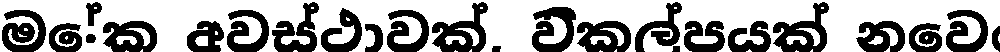
#> input picture 6sem/results/input/sentence.png, 1000 x 52 px
$ python main.py
#> lines starting #> are read from the running program, lines starting #| are printed output that depends on the picture; after the words box and inside, x2 and y2 are one past the last pixel; in counts of white or black regions, pixels touching at a corner belong together
### 6sem/results/utils.py
from PIL import Image
from PIL.ImageOps import invert
import numpy as np
import matplotlib.pyplot as plt
import os

def first_nonzero(arr, axis, invalid_val=-1):
    mask = arr != 0
    return np.where(mask.any(axis=axis), mask.argmax(axis=axis), invalid_val)

# [108 lines left out: functions last_nonzero, get_profiles, write_profile, create_profiles, calculate_profiles, get_symbol_boxes and 3 more, not called in this run]

def calculate_profiles(img):
    profile_x = np.sum(img, axis=0)
    profile_y = np.sum(img, axis=1)

    return {
        'x': profile_x,
        'y': profile_y
    }

# [23 lines left out: function show_profile, not called in this run]


def get_text_box(img, h_gap, v_gap):
    profiles = calculate_profiles(img)

    x1, x2, y1, y2 = None, None, None, None
    i = 0
    while i < profiles['x'].shape[0]:
        current = profiles['x'][i]
        if current != 0 and x1 == None:
            x1 = i
        elif current == 0:
            if x1 == None:
                pass
            else:
                count = 0
                while profiles['x'][i + count] == 0:
                    if count == h_gap:
                        x2 = i
                        i = profiles['x'].shape[0]
                        break
                    if i + count >= profiles['x'].shape[0] - 1:
                        x2 = i
                        i = profiles['x'].shape[0]
                        break
                    count += 1
                i += count
                continue
        i += 1
    if x2 == None:
        x2 = i

    i = 0
    while i < profiles['y'].shape[0]:
        current = profiles['y'][i]
        if current != 0 and y1 == None:
            y1 = i
        elif current == 0:
            if y1 == None:
                pass
            else:
                count = 0
                while profiles['y'][i + count] == 0:
                    if count == v_gap:
                        y2 = i
                        count += 1
                        break
                    if i + count >= profiles['y'].shape[0] - 1:
                        y2 = i
                        count += 1
                        break
                    count += 1
                i += count
                continue
        i += 1
    if y2 == None:
        y2 = i

    return (x1, y1), (x2, y2)

def text_selection():
    img_src = Image.open(f'input/sentence.png').convert('L')
#> img_src is the input picture: PIL image 1000x52 L; 64% white; 24 black regions, largest, box (x1, y1, x2, y2) and area: (432, 2, 488, 52) 1326, (773, 2, 829, 52) 1326, (2, 10, 46, 52) 1199
    invert(img_src).save("output/inverted_sentence.png")
    img_src_arr = np.array(img_src)

    img_arr = np.zeros(shape=img_src_arr.shape)
    img_arr[img_src_arr == 0] = 1
    img_arr[img_src_arr == 255] = 0

    (x1, y1), (x2, y2) = get_text_box(img_arr, h_gap=17, v_gap=52)

    invert(Image.fromarray(img_src_arr[y1:y2, x1:x2])).save(
        "output/selected_sentence.png"
    )
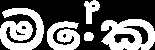
#> saved as selected_sentence.png: PIL image 155x50 L; 42.5% white; 5 white regions, box (x1, y1, x2, y2) and area: (0, 8, 44, 50) 1199, (101, 19, 155, 50) 1129, (47, 21, 80, 50) 671, (84, 0, 100, 24) 215, (84, 32, 94, 41) 77

    print((x1, x2), (y1, y2))

    plt.bar(x=x1, height=y1, width=0.9)
    plt.savefig(f'output.txt/selected_sentence_profile1.png')
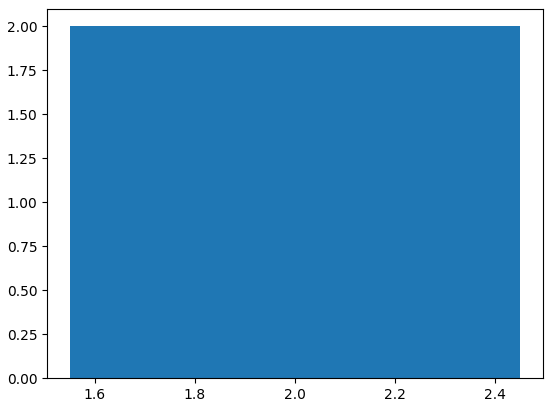
#> figure drawn by matplotlib, 1 panel

    plt.bar(x=x2, height=y2, width=0.9)
    plt.savefig(f'output.txt/selected_sentence_profile2.png')
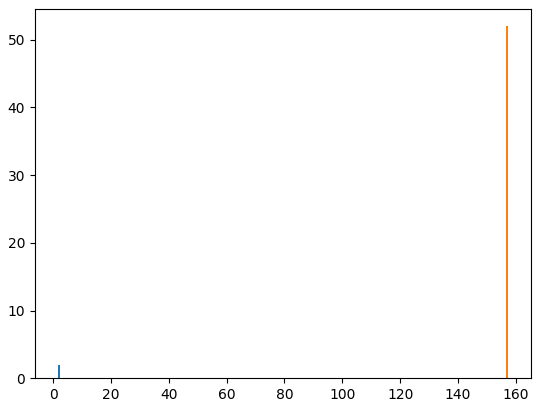
#> figure drawn by matplotlib, 1 panel

### 6sem/results/main.py
import utils


def main():
    # Расчёта горизонтального и вертикального профиля изображения
    # utils.create_profiles('x')
    #utils.create_profiles('y')

    # Сегментация символов
    #utils.symbol_selection()

    # Сегментация символов
    utils.text_selection()

if __name__ == "__main__":
    main()
